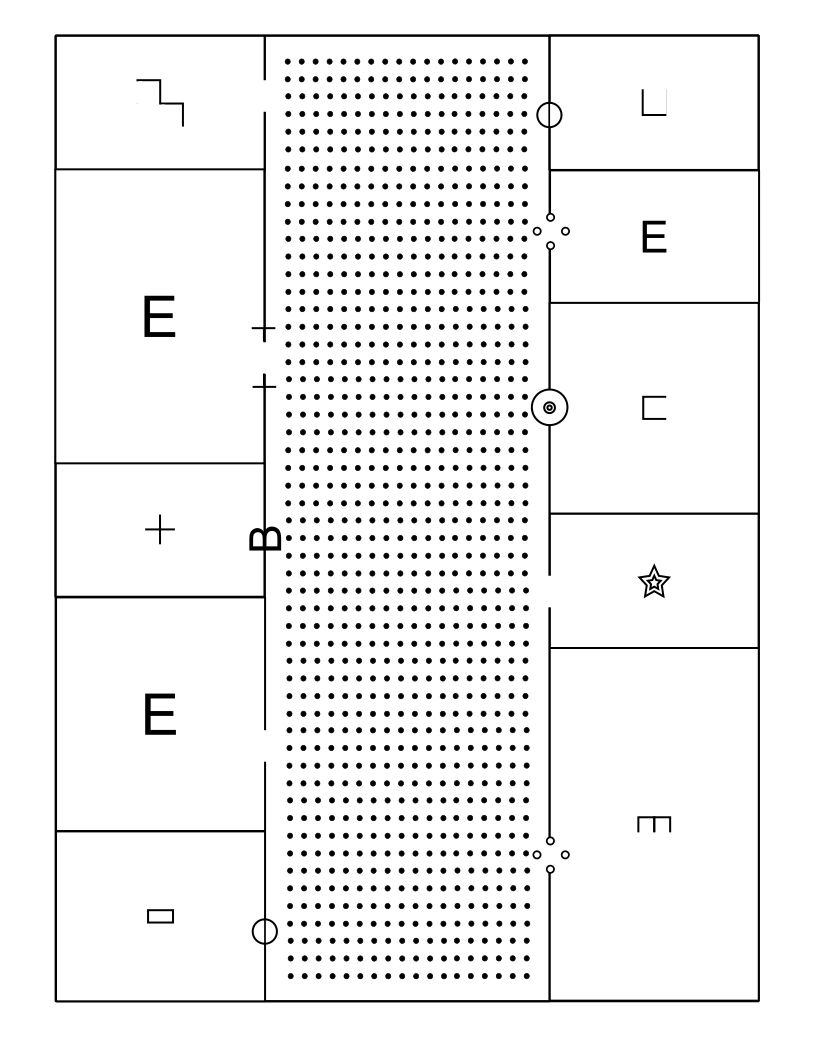
#> input picture distractor_floorplan_E.png, 816 x 1056 px; its folder holds only this picture in this run
$ python label_symbols.py distractor_floorplan_E.png
#> lines starting #> are read from the running program, lines starting #| are printed output that depends on the picture
"""This file is an optional tool for manually drawing extra boxes on the
map PNG. Use it for anything the automatic room/symbol detection misses.

Optional extra boxes, drawn by hand on the reference map PNG.

Rooms and symbols are now found automatically (room_tracking.py, saved in
<map>.map.json), so this is only needed for an extra region the automatic
detection doesn't cover. Each box drawn here gets its own timer too.

Click boxes on the PNG and mark
each one "symbol" (a legend icon) or "room" (a space the user's finger
moves through). Press 's' or 'r', then click the box's two opposite
corners. You can then type a name for it right in the image window
("Elevator", "Stairs", ...) and press Enter -- or just press Enter (or Esc)
to keep the auto-numbered name ("Symbol 1", "Room 1", ...). Press 'u' to
undo, 'd' when done. Saves <map>.symbols.json, with each box both as
fractions of the image (what the tracker loads) and in PNG pixel coords.

Everything happens inside the image window via keyboard, with no blocking
terminal input() call -- that was what made the window look "Not
Responding" on macOS before: a GUI window whose event loop stops being
pumped while Python waits on terminal input gets flagged unresponsive by
the OS even though it isn't actually stuck. cv2.waitKey() alone keeps it
pumped continuously.
"""
import json
import sys
import cv2

if len(sys.argv) < 2:
    print("usage: python3 label_symbols.py <reference_map.png>")
    sys.exit(1)

image_path = sys.argv[1]
out_path = image_path.rsplit(".", 1)[0] + ".symbols.json"

img = cv2.imread(image_path)
#> img is the input picture: shape (1056, 816, 3); min 0, max 255, mean 241.6
if img is None:
    raise FileNotFoundError(image_path)
h, w = img.shape[:2]
#> h = 1056; w = 816

boxes = {}             # name -> {"type":, "box":}
order = []              # insertion order, so undo removes the right one
counts = {"symbol": 0, "room": 0}
pending_type = None     # "symbol" or "room" while mid-click, else None
clicks = []
naming = None           # name of the just-drawn box while it's being renamed
name_buffer = ""

TYPE_COLORS = {"symbol": (0, 255, 0), "room": (255, 180, 0)}


def redraw():
    shown = img.copy()
    for name, entry in boxes.items():
        fx0, fy0, fx1, fy1 = entry["box"]
        color = TYPE_COLORS[entry["type"]]
        p0 = (int(fx0 * w), int(fy0 * h))
        p1 = (int(fx1 * w), int(fy1 * h))
        cv2.rectangle(shown, p0, p1, color, 2)
        cv2.putText(shown, name, (p0[0], p0[1] - 6),
                    cv2.FONT_HERSHEY_SIMPLEX, 0.55, color, 2, cv2.LINE_AA)
    if naming:
        prompt = (f"name for {naming}: {name_buffer}_   "
                  "(Enter = save, Esc = keep auto name)")
    elif pending_type:
        prompt = (f"click 2 opposite corners for the next {pending_type} "
                 f"({len(clicks)}/2 so far)")
    else:
        prompt = "s = new symbol box   r = new room box   u = undo   d = done"
    cv2.putText(shown, prompt, (18, 30), cv2.FONT_HERSHEY_SIMPLEX, 0.65,
                (0, 0, 255), 2, cv2.LINE_AA)
    cv2.putText(shown, f"{counts['symbol']} symbol(s), {counts['room']} room(s) so far",
                (18, h - 20), cv2.FONT_HERSHEY_SIMPLEX, 0.6, (0, 0, 255), 2, cv2.LINE_AA)
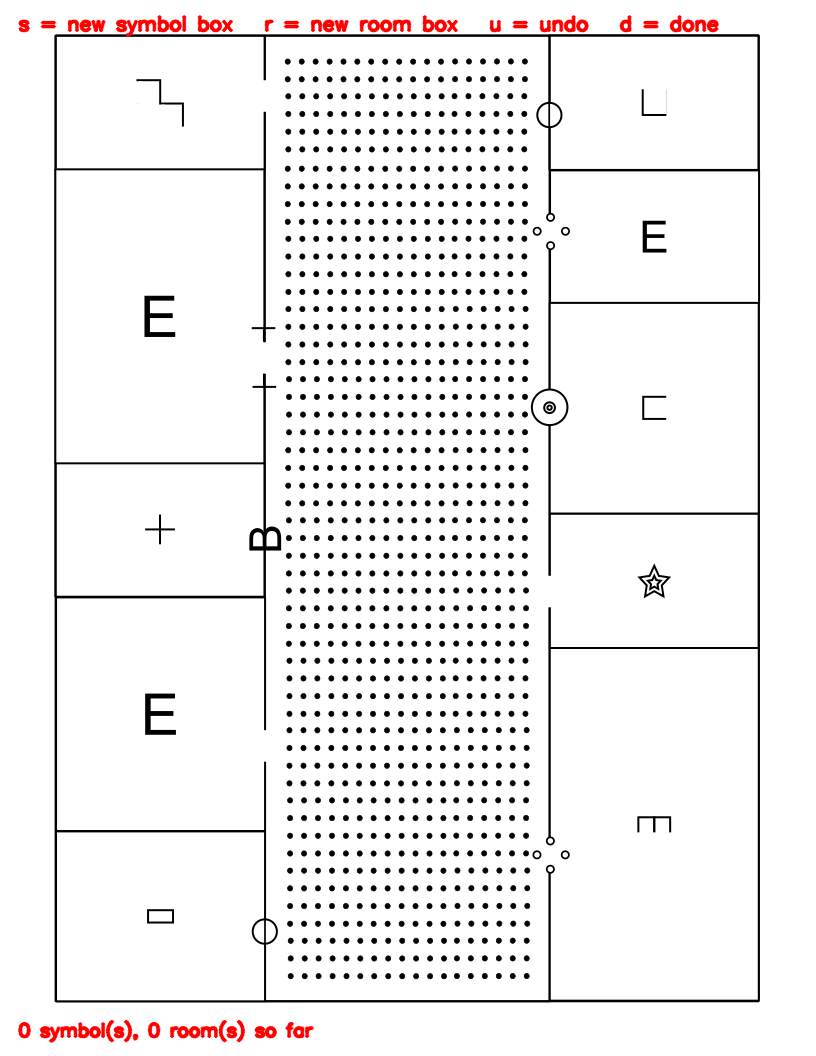
#> shown: shape (1056, 816, 3); mean B, G, R 239.7, 239.7, 241.6
    cv2.imshow("label_symbols", shown)


# [59 lines left out: functions finish_box, finish_naming, undo, on_click, not called in this run]


cv2.namedWindow("label_symbols", cv2.WINDOW_AUTOSIZE)
cv2.setMouseCallback("label_symbols", on_click)

print("s = start a symbol box, r = start a room box, then click its two opposite")
print("corners in the image window. Then type a name in the window and press")
print("Enter (or just Enter/Esc to keep the auto number). u = undo, d = done.")

while True:
    redraw()
    key = cv2.waitKey(20) & 0xFF
#> (key Esc is pressed here)
    if naming:
        # While naming, every key is text, so s/r/u/d don't trigger commands.
        if key in (10, 13):
            finish_naming(keep_typed=True)
        elif key == 27:
            finish_naming(keep_typed=False)
        elif key in (8, 127):
            name_buffer = name_buffer[:-1]
        elif 32 <= key < 127:
            name_buffer += chr(key)
        continue
    if key == ord("s") and pending_type is None:
        pending_type = "symbol"
        clicks = []
    elif key == ord("r") and pending_type is None:
        pending_type = "room"
        clicks = []
    elif key == ord("u"):
        undo()
    elif key == ord("d"):
        break

cv2.destroyAllWindows()

with open(out_path, "w") as f:
    json.dump(boxes, f, indent=2)
print(f"\nSaved {len(boxes)} box(es) to {out_path} "
      f"({counts['symbol']} symbol(s), {counts['room']} room(s))")
